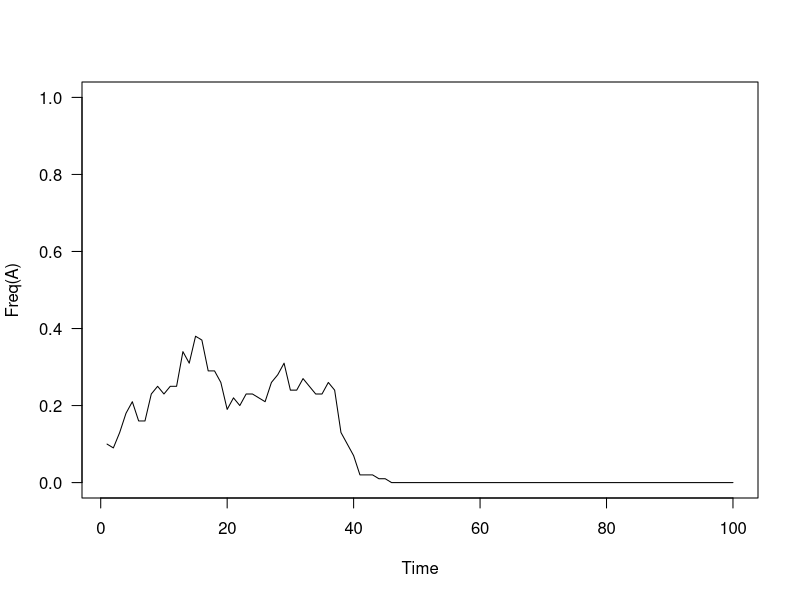

Recreate this plot in R. (Note: a time limit stopped this script after it produced the figure.)
# Wright-Fisher model with genetic drift and mutation --------------------------
# Created by Easton R. White
# Last edited: 19-Feb-2019

# model function -------
sample_population <- function(p, N, u = 0){
  next_pop <- vector('character', length = N)
  for (i in 1:N){
    new_allele = sample(x = c('A','a'), size = 1, prob = c(p, 1 - p))
      if (u > 0){
        if (new_allele == 'a' & rbinom(1, 1,prob = u)){
        new_allele = 'A'
        }
      }
    next_pop[i] <- as.character(new_allele)
  }
  return(sum(next_pop == 'A') / N) # returns the value for p
}

# initial plotting of the freq(A) over time ------------------------------------

# Setting up parameter values
N <- 100           # population size 
p_ini <- 0.1       # the initial frequency of the A allele
max.time <- 100    # time to run simulations

p = vector(mode = 'numeric',length = max.time)
p[1] = p_ini

for (t in 1:(max.time - 1)){
  p[t+1] = sample_population(p[t], N)
}

plot(1:max.time, p, ylim = c(0, 1), type = 'l', las = 1, 
     ylab = 'Freq(A)', xlab = 'Time')

# Questions --------------------------------------------------------------------

# 1. What is the effect of population size (N) on the probability of -----------
# extinction of A allele? 

# Setting up parameter values
N <- 100           # population size 
p_ini <- 0.1       # the initial frequency of the A allele
max.time <- 100    # time to run simulations

pop_size <- c(100, 250, 500, 750, 1000, 1250, 1500, 1750, 2000)
num_reps <- 20

prop_zero <- vector(mode = 'numeric', length = length(pop_size))

for (pop in 1:length(pop_size)) {

  for (rep in 1:num_reps){
    
    p = vector(mode = 'numeric', length = max.time)
    p[1] = p_ini
    
      for (t in 1:(max.time - 1)){
        p[t+1] <- sample_population(p[t], pop_size[pop])
      }
    
    if (p[100] == 0) {
      prop_zero[pop] <- prop_zero[pop] + 1
    }
    
  }
 
}

prop_extinct <- prop_zero / num_reps

plot(pop_size, prop_extinct, xlim = c(100, 2000), ylim = c(0, 1),
     ylab = "Probability of extinction of 'A' allele", xlab = "Population Size",
     main = "Effect of population size on extinction rate")


# 2. How does the initial frequency of the A allele affect the probability -----
# it will reach fixation?

# Setting up parameter values
N <- 100           # population size 
max.time <- 100    # time to run simulations

p_init_a <- seq(0.1, 0.9, by = 0.1)
num_reps <- 20

prop_zero <- vector(mode = 'numeric', length = length(p_init_a))

for (i in 1:length(p_init_a)) {
  
  for (rep in 1:num_reps){
    
    p = vector(mode = 'numeric', length = max.time)
    p[1] = p_init_a[i]
    
    for (t in 1:(max.time - 1)){
      p[t+1] <- sample_population(p[t], N)
    }
    
    if (p[100] == 0) {
      prop_zero[i] <- prop_zero[i] + 1
    }
    
  }
  
}

prop_extinct <- prop_zero / num_reps

plot(p_init_a, prop_extinct, xlim = c(0, 1), ylim = c(0, 1),
     ylab = "Probability of extinction of 'A' allele", xlab = "Initial freq(A)",
     main = "Effect of initial 'A' allele frequency on extinction rate")


# 3. Let's now study the combined effects of mutation and genetic drift. 
# Modify the above code to include a probability, u, that if a small "a" allele 
# is chosen, it will mutate to be a big A allele. How does this affect our 
# findings in questions 1 and 2?
